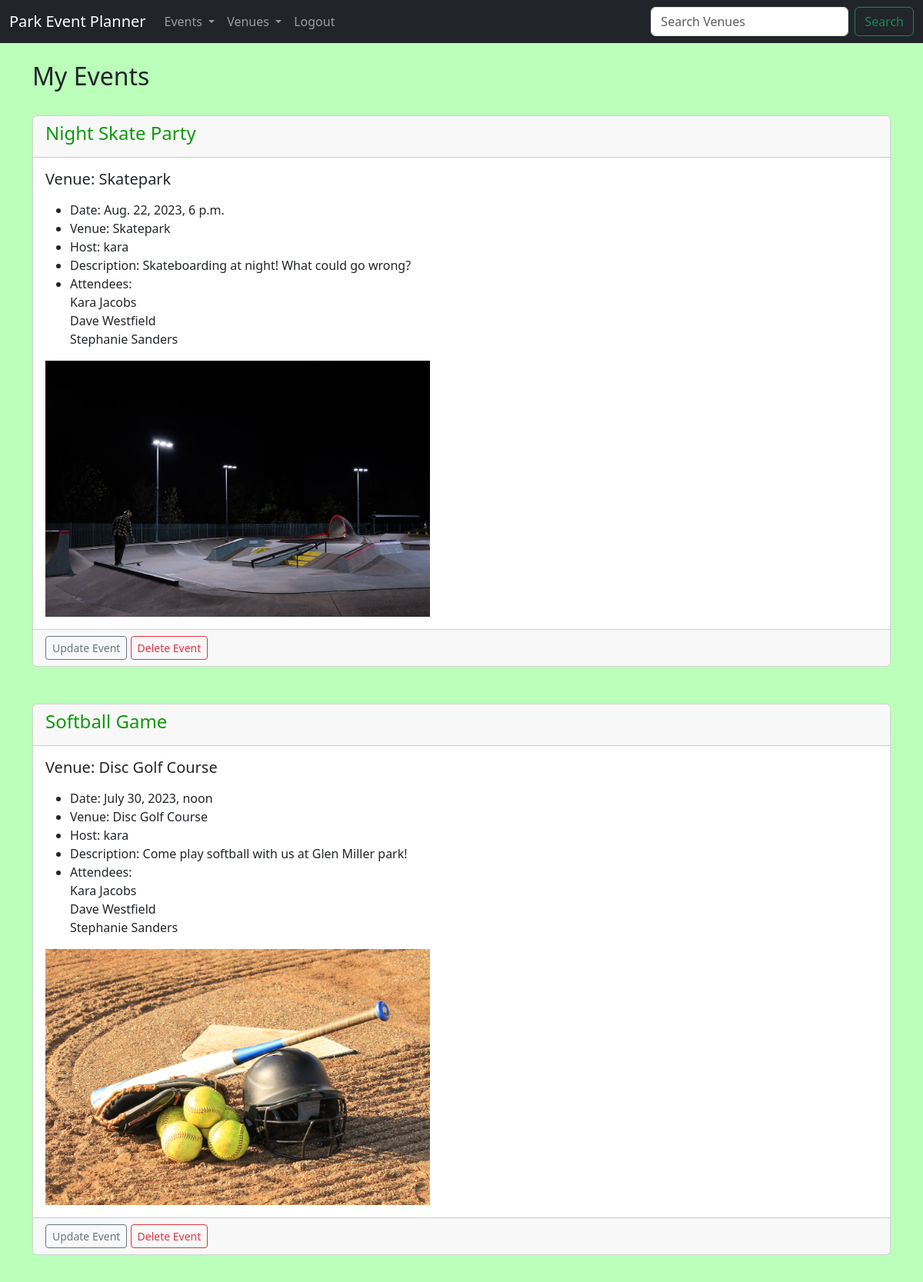
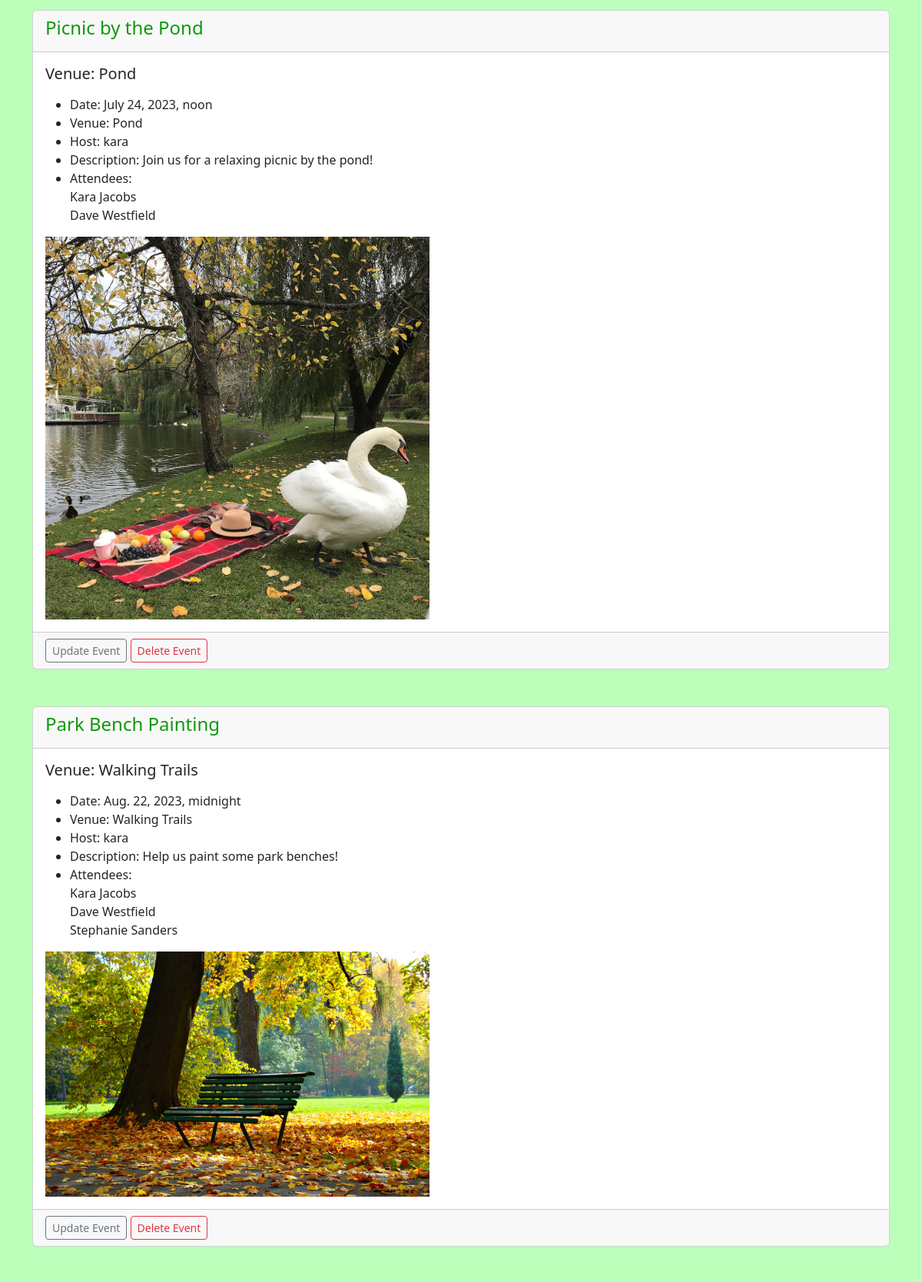
The app's page /my_events (signed in, upper part) with its own data (2 pictures, top to bottom).
### events/models.py (models this page shows, shortened)
class Event(models.Model):
	name = models.CharField('Event Name', max_length=120)
	timeslot = models.DateTimeField('Event Date')
	venue = models.ForeignKey(Venue, blank=True, null=True, on_delete=models.CASCADE)
	host = models.ForeignKey(User, blank=True, null=True, on_delete=models.SET_NULL)
	attendees = models.ManyToManyField(ParkAppUser, blank=True)
	description = models.TextField(blank=True)
	event_image = models.ImageField(null=True, blank=True, upload_to="images/")
	def __str__(self): # lets you click on an event name to access it
		return self.name

class Venue(models.Model):
	name = models.CharField('Venue Name', max_length=120)
	description = models.TextField(blank=True)
	owner = models.IntegerField("Venue Owner", blank=False, default=1)
	venue_image = models.ImageField(null=True, blank=True, upload_to="images/")
	def __str__(self): # lets you click on a venue to access it
		return self.name

class ParkAppUser(models.Model):
	first_name = models.CharField(max_length=30)
	last_name = models.CharField(max_length=30)
	email = models.EmailField('User Email')
	def __str__(self): # lets you click on a username to access it
		return self.first_name + ' ' + self.last_name

### events/views.py (the view)
# urls.py: path('my_events', views.my_events, name="my_events"),
def my_events(request):
	if request.user.is_authenticated:
		me = request.user.id
		events = Event.objects.filter(attendees=me)
		return render(request,
			'events/my_events.html', {"events": events
			})
	else:
		messages.success(request, ("You Aren't Authorized To View This Page"))
		return redirect('home')

### events/templates/events/my_events.html
{% extends 'events/base.html' %}
{% block content %}
	<h2>My Events</h2>
	<br/>
	{% for event in events %}
		<div class="card">
	  	<div class="card-header">
	    	<h4>{{ event }}</h4>
	  	</div>
	  	<div class="card-body">
	    <h5 class="card-title">Venue: {{ event.venue }}</h5>
	    <p class="card-text">
	<ul>
		<li>Date: {{ event.timeslot }}</li>
		<li>Venue: {{ event.venue }}</li>
		<li>Host: {{ event.host }}</li>
		<li>Description: {{ event.description }}</li>
		<li>Attendees:<br/>
		{% for user in event.attendees.all %}
		{{ user }}<br/>
		{% endfor %}
		</li>
	</ul>
	    </p>
	{% if event.event_image %}
	<img src="{{ event.event_image.url }}" width=500>
	{% endif %}
	</div>
	{% if user.is_authenticated %}
		{% if user == event.host %}
		  	<div class="card-footer text-muted">
		  		<a href="{% url 'update-event' event.id %}" class="btn btn-outline-secondary btn-sm">Update Event</a>
				<a href="{% url 'delete-event' event.id %}" class="btn btn-outline-danger btn-sm">Delete Event</a>
		  	</div>
		{% endif %}
	{% endif %}
	</div>
<br/>
<br/>
	{% endfor %}
{% endblock %}

### static/css/parkstyle.css (style rules this page uses)
h4 { color: #0d990b; }
body { background: #bbffba }

### records on screen
Event: name "Night Skate Party", venue "Skatepark", timeslot "Aug. 22, 2023, 6 p.m.", host "kara", description "Skateboarding at night! What could go wrong?", event_image (picture), shows "Update Event"
ParkAppUser: first_name+last_name "Kara Jacobs"
ParkAppUser: first_name+last_name "Dave Westfield"
ParkAppUser: first_name+last_name "Stephanie Sanders"
Event: name "Softball Game", venue "Disc Golf Course", timeslot "July 30, 2023, noon", host "kara", description "Come play softball with us at Glen Miller park!", event_image (picture), shows "Update Event"
Event: name "Picnic by the Pond", venue "Pond", timeslot "July 24, 2023, noon", host "kara", description "Join us for a relaxing picnic by the pond!", event_image (picture), shows "Update Event"
Event: name "Park Bench Painting", venue "Walking Trails", timeslot "Aug. 22, 2023, midnight", host "kara", description "Help us paint some park benches!", event_image (picture), shows "Update Event"
